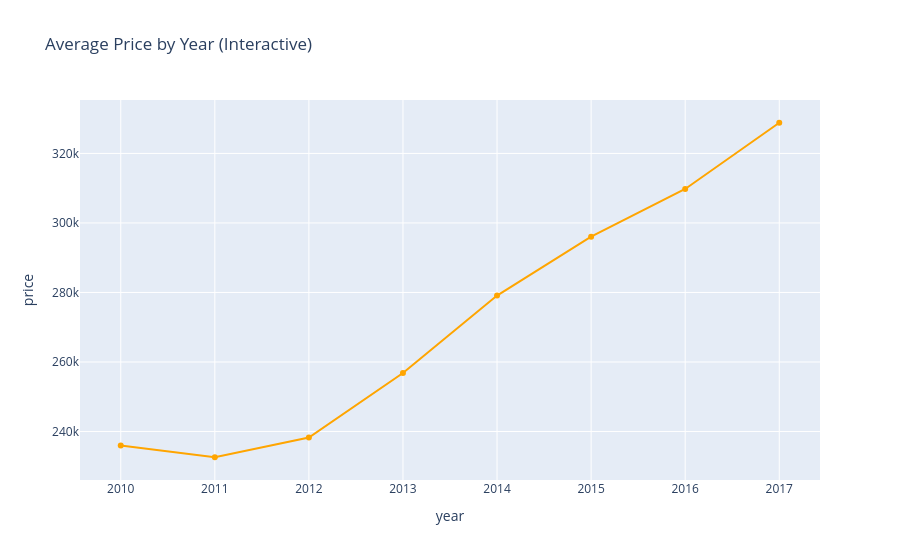

Notebook source saved alongside this figure:
### Code cell
# === 5️ Average Price by Year ===
# === Create Year and Month Columns ===
df["year"] = df["date_of_transfer"].dt.year
df["month"] = df["date_of_transfer"].dt.month

print(df[["date_of_transfer", "year", "month"]].head())

yearly = df.groupby("year")["price"].mean().reset_index()

plt.figure(figsize=(10,5))
sns.lineplot(data=yearly, x="year", y="price", marker="o", linewidth=2)
plt.title("Average Property Price by Year (2010–2017)")
plt.ylabel("Average Price (£)")
plt.xlabel("Year")
plt.show()

# Interactive Plotly version
fig = px.line(yearly, x="year", y="price", title="Average Price by Year (Interactive)")
fig.update_traces(line_color="orange", mode="lines+markers")
fig.show()

### Figure 1 — Plotly figure (JSON) as saved in the notebook; plotly's stock layout.template omitted (floating-point values rounded to 4 significant figures)
{"data": [{"hovertemplate": "year=%{x}<br>price=%{y}<extra></extra>", "legendgroup": "", "line": {"color": "orange", "dash": "solid"}, "marker": {"symbol": "circle"}, "mode": "lines+markers", "name": "", "orientation": "v", "showlegend": false, "type": "scatter", "x": [2010, 2011, 2012, 2013, 2014, 2015, 2016, 2017], "xaxis": "x", "y": [236000.0, 232600.0, 238300.0, 256900.0, 279100.0, 296000.0, 309800.0, 328800.0], "yaxis": "y"}], "layout": {"autosize": true, "legend": {"tracegroupgap": 0}, "title": {"text": "Average Price by Year (Interactive)"}, "xaxis": {"anchor": "y", "autorange": true, "domain": [0, 1], "range": [2010.0, 2017.0], "title": {"text": "year"}, "type": "linear"}, "yaxis": {"anchor": "x", "autorange": true, "domain": [0, 1], "range": [224700.0, 336800.0], "title": {"text": "price"}, "type": "linear"}}}
